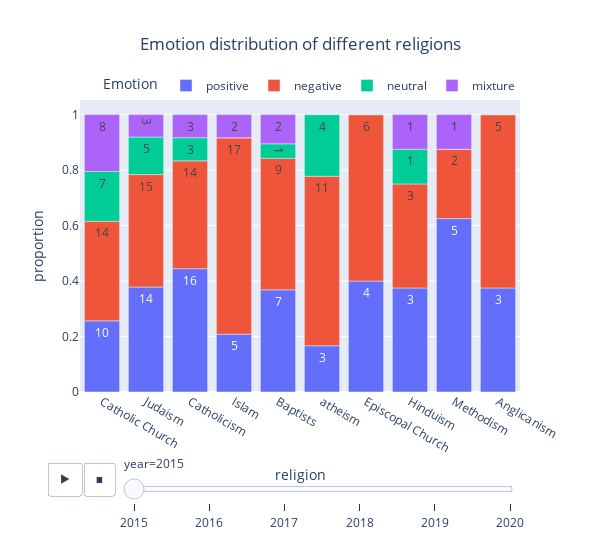

Notebook source saved alongside this figure:
### Code cell
#plot the emotion distribution based on feature['date_of_birth', 'nationality', 'gender', 'ethnic_group', 'occupation', 'religion']
feature= 'religion'
emotion_distribution_analysis(feature)

Image('Emotion distribution of different groups.png')

### Figure 1 — Plotly figure (JSON) as saved in the notebook; plotly's stock layout.template omitted (floating-point values rounded to 4 significant figures)
{"data": [{"alignmentgroup": "True", "hovertemplate": "emotion=positive<br>year=2015<br>religion=%{x}<br>proportion=%{y}<br>count=%{text}<extra></extra>", "legendgroup": "positive", "marker": {"color": "#636efa", "pattern": {"shape": ""}}, "name": "positive", "offsetgroup": "positive", "orientation": "v", "showlegend": true, "text": [10, 14, 16, 5, 7, 3, 4, 3, 5, 3], "textposition": "auto", "type": "bar", "x": ["Catholic Church", "Judaism", "Catholicism", "Islam", "Baptists", "atheism", "Episcopal Church", "Hinduism", "Methodism", "Anglicanism"], "xaxis": "x", "y": [0.2564, 0.3784, 0.4444, 0.2083, 0.3684, 0.1667, 0.4, 0.375, 0.625, 0.375], "yaxis": "y"}, {"alignmentgroup": "True", "hovertemplate": "emotion=negative<br>year=2015<br>religion=%{x}<br>proportion=%{y}<br>count=%{text}<extra></extra>", "legendgroup": "negative", "marker": {"color": "#EF553B", "pattern": {"shape": ""}}, "name": "negative", "offsetgroup": "negative", "orientation": "v", "showlegend": true, "text": [14, 15, 14, 17, 9, 11, 6, 3, 2, 5], "textposition": "auto", "type": "bar", "x": ["Catholic Church", "Judaism", "Catholicism", "Islam", "Baptists", "atheism", "Episcopal Church", "Hinduism", "Methodism", "Anglicanism"], "xaxis": "x", "y": [0.359, 0.4054, 0.3889, 0.7083, 0.4737, 0.6111, 0.6, 0.375, 0.25, 0.625], "yaxis": "y"}, {"alignmentgroup": "True", "hovertemplate": "emotion=neutral<br>year=2015<br>religion=%{x}<br>proportion=%{y}<br>count=%{text}<extra></extra>", "legendgroup": "neutral", "marker": {"color": "#00cc96", "pattern": {"shape": ""}}, "name": "neutral", "offsetgroup": "neutral", "orientation": "v", "showlegend": true, "text": [7, 5, 3, 0, 1, 4, 0, 1, 0, 0], "textposition": "auto", "type": "bar", "x": ["Catholic Church", "Judaism", "Catholicism", "Islam", "Baptists", "atheism", "Episcopal Church", "Hinduism", "Methodism", "Anglicanism"], "xaxis": "x", "y": [0.1795, 0.1351, 0.08333, 0, 0.05263, 0.2222, 0, 0.125, 0, 0], "yaxis": "y"}, {"alignmentgroup": "True", "hovertemplate": "emotion=mixture<br>year=2015<br>religion=%{x}<br>proportion=%{y}<br>count=%{text}<extra></extra>", "legendgroup": "mixture", "marker": {"color": "#ab63fa", "pattern": {"shape": ""}}, "name": "mixture", "offsetgroup": "mixture", "orientation": "v", "showlegend": true, "text": [8, 3, 3, 2, 2, 0, 0, 1, 1, 0], "textposition": "auto", "type": "bar", "x": ["Catholic Church", "Judaism", "Catholicism", "Islam", "Baptists", "atheism", "Episcopal Church", "Hinduism", "Methodism", "Anglicanism"], "xaxis": "x", "y": [0.2051, 0.08108, 0.08333, 0.08333, 0.1053, 0, 0, 0.125, 0.125, 0], "yaxis": "y"}], "layout": {"barmode": "relative", "height": 550, "legend": {"orientation": "h", "title": {"text": "  Emotion"}, "tracegroupgap": 0, "x": 1, "xanchor": "right", "y": 1, "yanchor": "bottom"}, "sliders": [{"active": 0, "currentvalue": {"prefix": "year="}, "len": 0.9, "pad": {"b": 10, "t": 60}, "steps": [{"args": [["2015"], {"frame": {"duration": 0, "redraw": true}, "fromcurrent": true, "mode": "immediate", "transition": {"duration": 0, "easing": "linear"}}], "label": "2015", "method": "animate"}, {"args": [["2016"], {"frame": {"duration": 0, "redraw": true}, "fromcurrent": true, "mode": "immediate", "transition": {"duration": 0, "easing": "linear"}}], "label": "2016", "method": "animate"}, {"args": [["2017"], {"frame": {"duration": 0, "redraw": true}, "fromcurrent": true, "mode": "immediate", "transition": {"duration": 0, "easing": "linear"}}], "label": "2017", "method": "animate"}, {"args": [["2018"], {"frame": {"duration": 0, "redraw": true}, "fromcurrent": true, "mode": "immediate", "transition": {"duration": 0, "easing": "linear"}}], "label": "2018", "method": "animate"}, {"args": [["2019"], {"frame": {"duration": 0, "redraw": true}, "fromcurrent": true, "mode": "immediate", "transition": {"duration": 0, "easing": "linear"}}], "label": "2019", "method": "animate"}, {"args": [["2020"], {"frame": {"duration": 0, "redraw": true}, "fromcurrent": true, "mode": "immediate", "transition": {"duration": 0, "easing": "linear"}}], "label": "2020", "method": "animate"}], "x": 0.1, "xanchor": "left", "y": 0, "yanchor": "top"}], "title": {"text": "Emotion distribution of different religions", "x": 0.5}, "updatemenus": [{"buttons": [{"args": [null, {"frame": {"duration": 500, "redraw": true}, "fromcurrent": true, "mode": "immediate", "transition": {"duration": 500, "easing": "linear"}}], "label": "&#9654;", "method": "animate"}, {"args": [[null], {"frame": {"duration": 0, "redraw": true}, "fromcurrent": true, "mode": "immediate", "transition": {"duration": 0, "easing": "linear"}}], "label": "&#9724;", "method": "animate"}], "direction": "left", "pad": {"r": 10, "t": 70}, "showactive": false, "type": "buttons", "x": 0.1, "xanchor": "right", "y": 0, "yanchor": "top"}], "width": 600, "xaxis": {"anchor": "y", "domain": [0, 1], "title": {"text": "religion"}}, "yaxis": {"anchor": "x", "domain": [0, 1], "title": {"text": "proportion"}}}}
